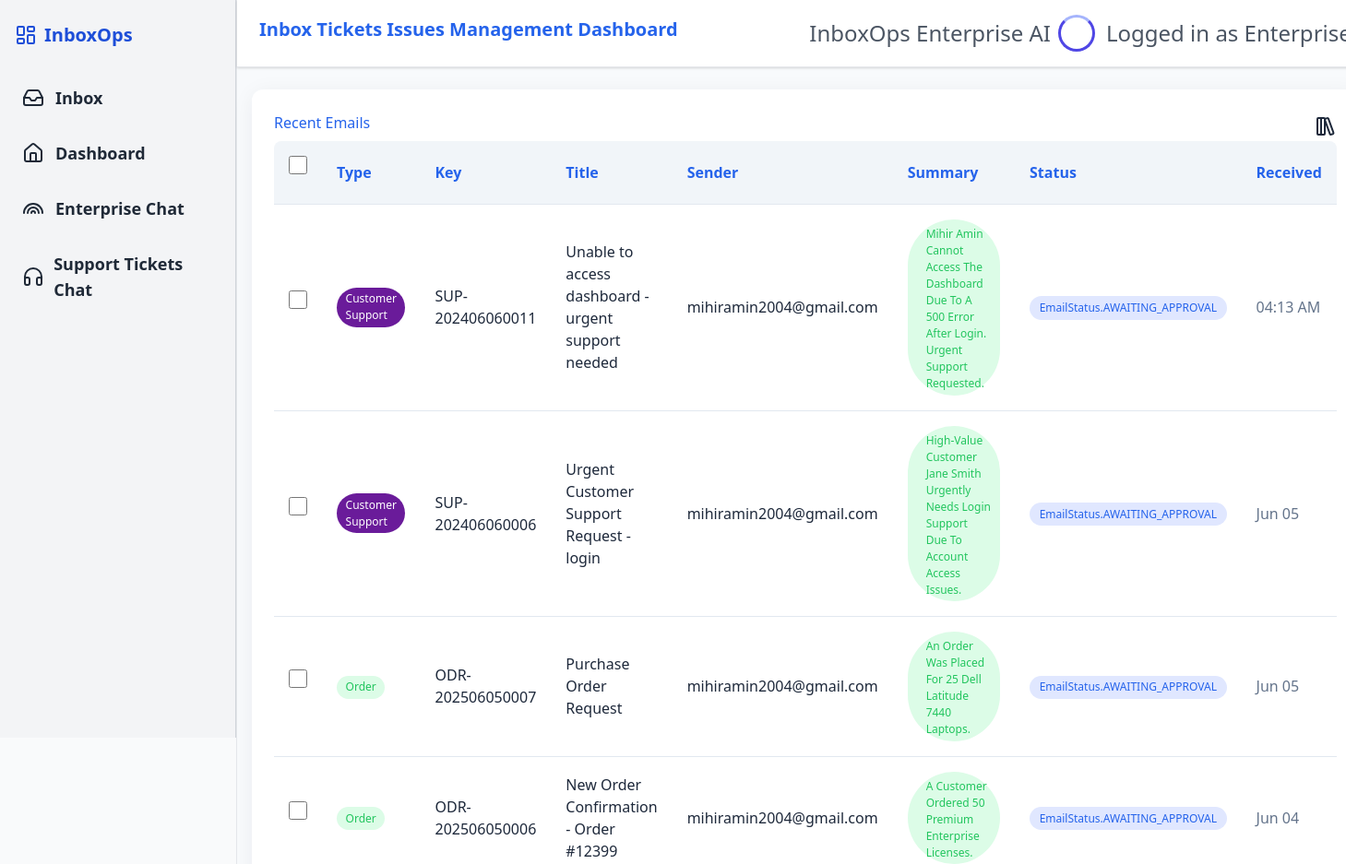
/u (upper part), run on an earlier commit of the app's database.
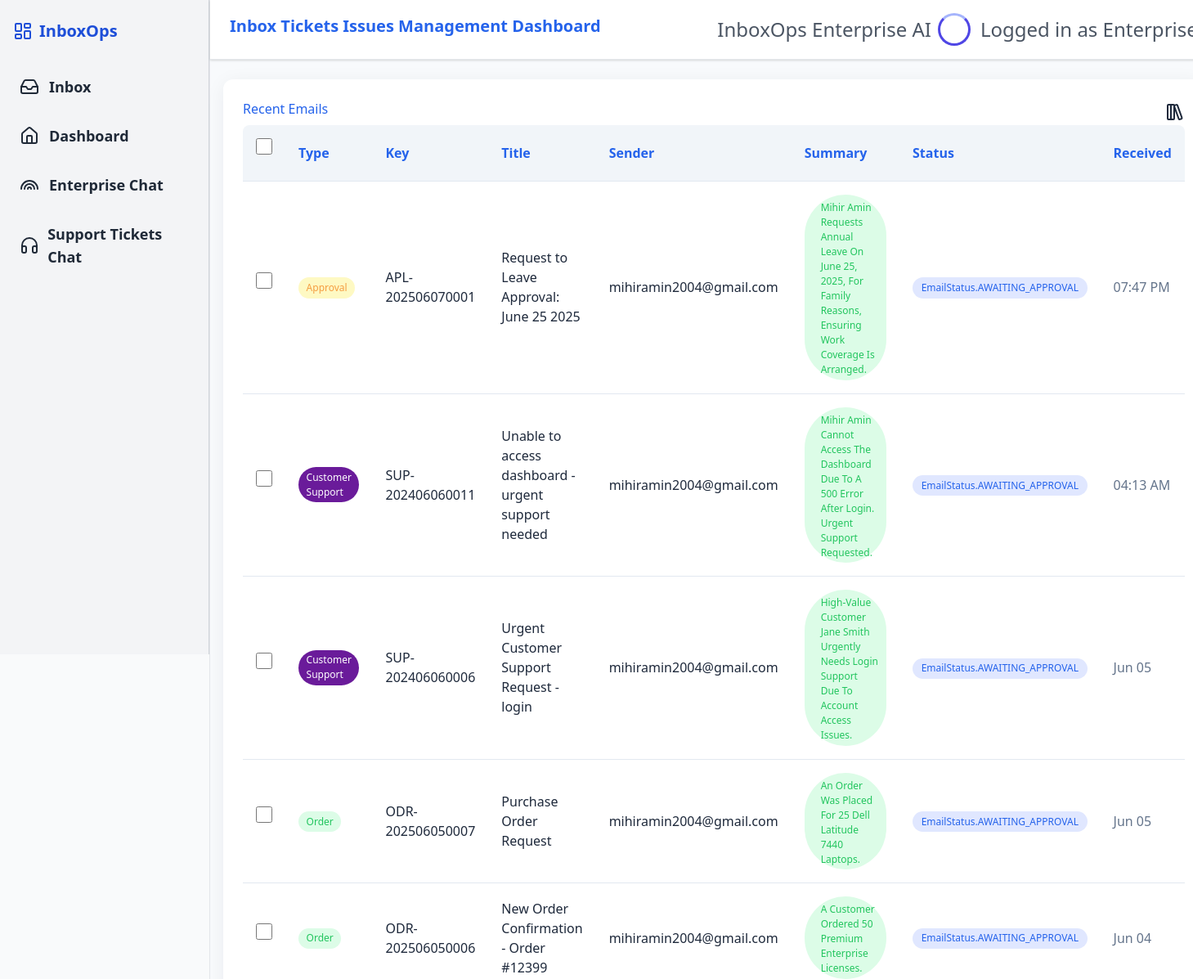
And on a later commit of the database.
### app/models.py (models this page shows)
class Email(Base):
    __tablename__ = "emails"
    id = Column(Integer, primary_key=True, index=True)
    from_email = Column(String, index=True)
    subject = Column(String, index=True)
    text_body = Column(Text)
    html_body = Column(Text)
    received_at = Column(DateTime(timezone=True), server_default=func.now())
    summary = Column(Text, nullable=True)
    status = Column(String, default="received")
    type = Column(String, default="UNKNOWN")  # can be ORDER, APPROVAL, SPAM
    key = Column(String, unique=True)
    status = Column(String, default=EmailStatus.NEW)
    order_items = Column(JSON, nullable=True)  # Store extracted order items
    tags = Column(JSON, nullable=True)  # Store extracted tags
    raw_json = Column(JSON, nullable=True)  # <-- Add this line

### app/main.py (the view)
@app.get("/u", response_class=HTMLResponse)
def unified_view(request: Request, page: str = "inbox", db: Session = Depends(get_db)):
    if page == "inbox":
        emails = db.query(Email).order_by(Email.received_at.desc()).all()
        format_received_time = lambda received_at: format_received_time(received_at)
        now = datetime.now()
        return templates.TemplateResponse(
            "index.html",
            {"request": request, "emails": emails, "check_email_status": check_email_status, "format_received_time": format_received_time, "now": now},
        )
    elif page == "dashboard":
        orders = db.query(Order).order_by(Order.id.desc()).all()
        approvals = db.query(Approval).order_by(Approval.id.desc()).all()
        emails = db.query(Email).order_by(Email.received_at.desc()).all()
        total_processed = db.query(Email).count()
        processed_today = db.query(Email).filter(Email.received_at >= datetime.now().date()).count()
        support_tickets = get_all_tickets(db)
        processed_emails = db.query(Email).filter(Email.status == "Processed").count()
        success_rate = (processed_emails / total_processed) * 100 if total_processed else 0
        processed_yesterday = db.query(Email).filter(
            Email.received_at >= (datetime.now().date() - timedelta(days=1)),
            Email.received_at < datetime.now().date()
        ).count()
        success_rate_yesterday = (processed_yesterday / total_processed) * 100 if total_processed else 0
        success_rate_change = success_rate - success_rate_yesterday
        active_webhooks = db.query(Approval).count()
        webhook_endpoints = 4
        avg_latency = 198
        active_models = 15
        from collections import Counter
        all_tags = [tag for order in orders if order.tags for tag in order.tags]
        if all_tags:
            tag_counts = Counter(all_tags)
            top_classification_type, top_classification_count = tag_counts.most_common(1)[0]
            top_classification_percentage = round((top_classification_count / len(all_tags)) * 100, 2)
        else:
            top_classification_type = "N/A"
            top_classification_percentage = 0
        error_rate = 3.2
        error_rate_change = -0.8
        last_error_time = "2 hours ago"
        emails = crud.get_emails(db, limit=1000)
        email_map = {email.key: email for email in emails}
        for order in orders:
            order.mail_content = ""
            if order.key and order.key in email_map:
                order.mail_content = email_map[order.key].html_body or email_map[order.key].text_body or ""
            print(f"Order {order.id} key={order.key} mail_content={order.mail_content[:100]}")
        from sqlalchemy import func
        avg_processing_time = 0
        processed_times = db.query(Email).filter(Email.status == "Processed").all()
        if processed_times:
            avg_processing_time = sum(
                [(datetime.now() - e.received_at).total_seconds() for e in processed_times]
            ) / len(processed_times)
            avg_processing_time = round(avg_processing_time / 60, 2)  # in minutes
        return templates.TemplateResponse(
            "dashboard.html",
            {"request": request, "orders": orders, "emails": emails, "approvals": approvals, "check_email_status": check_email_status, "format_date": format_date, "total_processed": total_processed,
            "processed_today": processed_today,
            "processing_rate": (processed_today / total_processed) * 100 if total_processed else 0,
            "success_rate": round(success_rate, 2),
            "success_rate_change": success_rate_change,
            "avg_processing_time": avg_processing_time,
            "active_webhooks": active_webhooks,
            "webhook_endpoints": webhook_endpoints,
            "avg_latency": avg_latency,
            "active_models": active_models,
            "top_classification_type": top_classification_type,
            "top_classification_percentage": top_classification_percentage,
            "error_rate": error_rate,
            "error_rate_change": error_rate_change,
            "last_error_time": last_error_time,
            "support_tickets": support_tickets,},
        )
    else:
        return templates.TemplateResponse(
            "404.html", {"request": request}, status_code=404
        )

### templates/index.html (shortened to what the changed rows need)
{% extends "layout.html" %}
{% block content %}
{% import 'macros.html' as macros %}
<!DOCTYPE html>
<html>
<head>
    <link rel="stylesheet" href="/static/styles.css">
</head>
<body>
    <div class="container">
        <div style="display: flex; flex-direction: row; justify-content: space-between;" class="rowInfo">
            <h2>Recent Emails</h2>
        </div>
        <table class="table">
            <thead>
                <tr>
                    <th><input type="checkbox" id="select-all" /></th>
                    <th>Type</th>
                    <th>Key</th>
                    <th>Title</th>
                    <th>Sender</th>
                    <th>Summary</th>
                    <th>Status</th>
                    <th>Received</th>
                </tr>
            </thead>
            <tbody>
                {% for email in emails %}
                <tr class="email-row">
                    <td>
                        <input type="checkbox" class="email-checkbox" />
                    </td>
                    <td>
                        {% if email.type == "ORDER" %}
                            <span class="badge badge-success">Order</span>
                        {% elif email.type == "APPROVAL" %}
                            <span class="badge badge-warning">Approval</span>
                        {% elif email.type == "SUPPORT_REQUEST" %}
                            <span class="badge" style="background-color: #6a1b9a; color: #ffffff;">Customer Support</span>
                        {% else %}
                            <span class="badge badge-danger">Spam</span>
                        {% endif %}
                    </td>
                    <td>{{ email.key }}</td>
                    <td>{{ email.subject }}</td>
                    <td>{{ email.from_email }}</td>
                    <td>
                        {% set related_summary = None %}
                        {% if email.type == "ORDER" and orders %}
                            {% for order in orders %}
                                {% if order.key == email.key and order.summary %}
                                    {% set related_summary = order.summary %}
                                {% endif %}
                            {% endfor %}
                        {% elif email.type == "APPROVAL" and approvals %}
                            {% for approval in approvals %}
                                {% if approval.sender == email.from_email and approval.summary %}
                                    {% set related_summary = approval.summary %}
                                {% endif %}
                            {% endfor %}
                        {% endif %}
                        {% if email.summary %}
                            <span class="badge badge-success" style="padding-left: 20px; padding-top: 7px;">{{ email.summary }}</span>
                        {% elif related_summary %}
                            <span class="badge badge-success" style="padding-left: 20px; padding-top: 7px;">{{ related_summary }}</span>
                        {% else %}
                            <span class="badge badge-warning" style="padding-left: 20px; padding-top: 7px;">Processing...</span>
                        {% endif %}
                    </td>
                    <td>
                        {% set status_map = {
        'NEW': 'New',
        'AWAITING': 'Awaiting',
        'AWAITING_APPROVAL': 'Awaiting Approval',
        'CLOSED': 'Closed'
    } %}
                        {% set raw_status = check_email_status(email) %}
    {% set status = status_map[raw_status.split('.')[-1]] if '.' in raw_status else status_map.get(raw_status, raw_status) %}
                        {% set status = check_email_status(email) %}
                        {{ macros.email_status_badge(status) }}
                    </td>
                    <td class="text-muted">
    {% if email.received_at %}
        {% if email.received_at.date() == now.date() %}
            {{ email.received_at.strftime("%I:%M %p") }}
        {% else %}
            {{ email.received_at.strftime("%b %d") }}
        {% endif %}
    {% else %}
        Unknown
    {% endif %}
</td>
                </tr>
                {% endfor %}
            </tbody>
        </table>
    </div>
</body>
</html>
{% endblock %}

### templates/macros.html (shortened to what this page needs)
{% macro email_status_badge(status) %}
  {% set info = {
    'New':        {'color': 'bg-blue-100 text-blue-800', 'desc': 'New Mail'},
    'Awaiting':   {'color': 'bg-yellow-100 text-yellow-800', 'desc': 'If Mail type is undisclosed and needs human intervention'},
    'Awaiting Approval': {'color': 'bg-orange-100 text-orange-800', 'desc': 'Mail is Verified and Awaiting Approval. Turns to Approved if Outbound Email is sent to confirm.'},
    'Closed':     {'color': 'bg-red-100 text-red-800', 'desc': 'Mail is SPAM'}
  } %}
  <span class="relative group cursor-pointer select-none">
    <span class="badge inline-flex items-center px-2 py-0.5 rounded-full text-xs font-semibold {{ info[status].color }} border border-transparent transition">
      {{ status }}
    </span>
  </span>
{% endmacro %}

What changed in the data, as far as the page shows it:
added Email: type "Approval", key "APL-202506070001", subject "Request to Leave Approval: June 25 2025", from_email "mihiramin2004@gmail.com", summary "Mihir Amin Requests Annual Leave On June 25, 2025, For Family Reasons, Ensuring Work Coverage Is Arranged.", status "EmailStatus.AWAITING_APPROVAL", received_at "07:47 PM"
